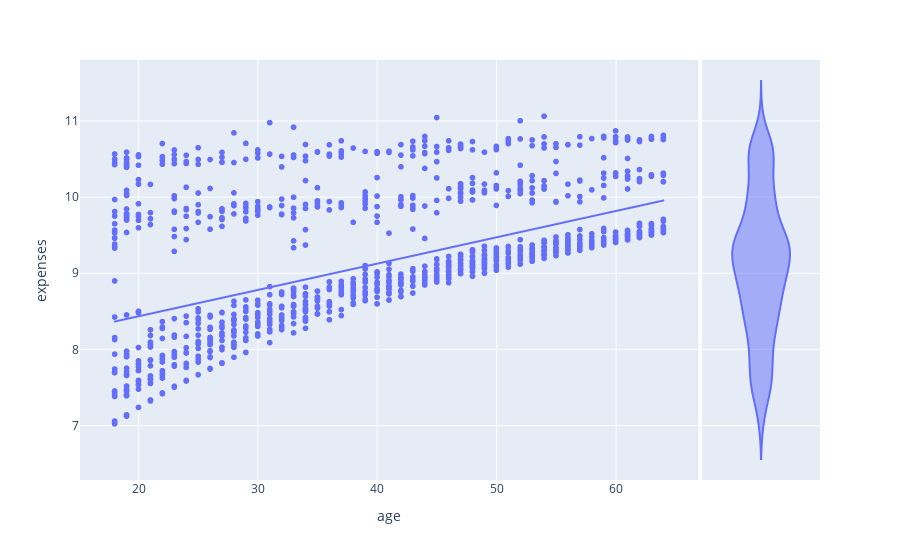

Notebook code cell kept with this figure:
### Markdown cell above
# Bivariate Analysis

### Code cell
# look at the impact of age and medical expenses
px.scatter(data,
           y = 'expenses',
           x = 'age',
           marginal_y = 'violin',
           trendline = 'ols')

### Figure 1 — Plotly figure (JSON) as saved in the notebook; plotly's stock layout.template omitted (floating-point values rounded to 4 significant figures; data arrays with more than 128 entries replaced by an {"elided": "..."} marker saying what was removed)
{"data": [{"hovertemplate": "age=%{x}<br>expenses=%{y}<extra></extra>", "legendgroup": "", "marker": {"color": "#636efa", "symbol": "circle"}, "mode": "markers", "name": "", "showlegend": false, "type": "scattergl", "x": {"elided": "1338 int values"}, "xaxis": "x", "y": {"elided": "1338 float values"}, "yaxis": "y"}, {"alignmentgroup": "True", "hovertemplate": "expenses=%{y}<extra></extra>", "legendgroup": "", "marker": {"color": "#636efa", "symbol": "circle"}, "name": "", "offsetgroup": "", "scalegroup": "y", "showlegend": false, "type": "violin", "xaxis": "x2", "y": {"elided": "1338 float values"}, "yaxis": "y2"}, {"hovertemplate": "<b>OLS trendline</b><br>expenses = 0.0345451 * age + 7.74425<br>R<sup>2</sup>=0.278609<br><br>age=%{x}<br>expenses=%{y} <b>(trend)</b><extra></extra>", "legendgroup": "", "marker": {"color": "#636efa", "symbol": "circle"}, "mode": "lines", "name": "", "showlegend": false, "type": "scattergl", "x": {"elided": "1338 int values"}, "xaxis": "x", "y": {"elided": "1338 float values"}, "yaxis": "y"}], "layout": {"legend": {"tracegroupgap": 0}, "margin": {"t": 60}, "xaxis": {"anchor": "y", "domain": [0, 0.8358], "title": {"text": "age"}}, "xaxis2": {"anchor": "y2", "domain": [0.8408, 1], "matches": "x2", "showgrid": false, "showline": false, "showticklabels": false, "ticks": ""}, "yaxis": {"anchor": "x", "domain": [0, 1], "title": {"text": "expenses"}}, "yaxis2": {"anchor": "x2", "domain": [0, 1], "matches": "y", "showgrid": true, "showticklabels": false}}}
